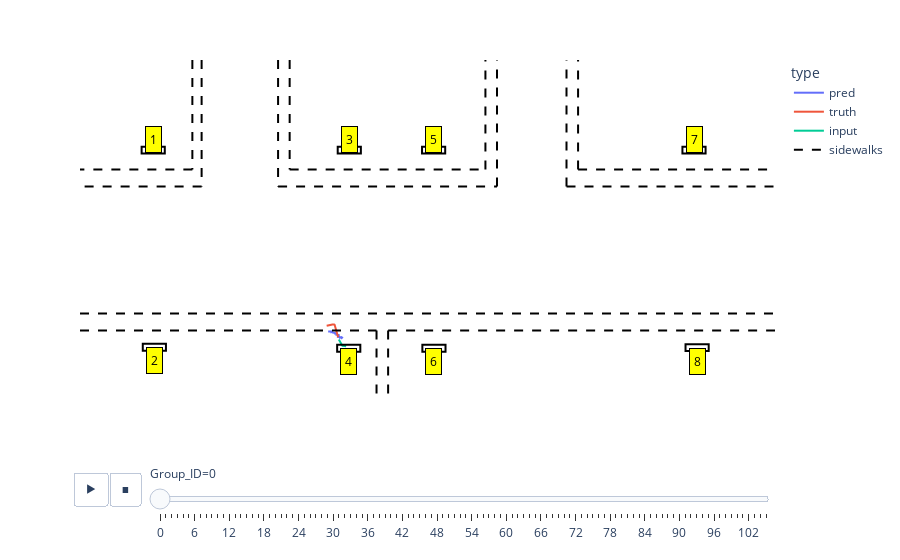

The notebook cell this image was saved under:
### Code cell
plt = px.line(df, x="X", y="Y", animation_frame="Group_ID", animation_group="type",
                 color="type", hover_name="type",
                 range_x=[0, 15000], range_y=[5000,10000])

plt.update_layout({
    'autosize': True,
    'plot_bgcolor': 'rgba(255, 255, 255, 100)',  # Makes plot background transparent
    'paper_bgcolor': 'rgba(255, 255, 255, 100)', # Makes the entire figure background transparent
    'xaxis': {'showgrid': False},        # Hides the x-axis grid lines
    'yaxis': {'showgrid': False}         # Hides the y-axis grid lines
})
plt.update_xaxes(title_text='', showticklabels=False, visible=False)  # Hides the entire x-axis
plt.update_yaxes(title_text='', showticklabels=False, visible=False)  # Hides the entire y-axis

# Adjust animation duration and frame duration
plt.layout.updatemenus[0].buttons[0].args[1]['frame']['duration'] = 500
plt.layout.updatemenus[0].buttons[0].args[1]['transition']['duration'] = 100


# Function to add a line to the Plotly figure
def add_sidewalk(fig, x0, y0, x1, y1, showlegend):
    fig.add_shape(type='line',
                  x0=x0, y0=y0, x1=x1, y1=y1,
                  line=dict(color='black', width=2, dash='dash'),
                  name='sidewalks',
                  legendgroup='sidewalks',  # this groups legend entries together
                  showlegend=showlegend)
    return fig


# Adding lines to the figure
for i, (key, v) in enumerate(sidewalks.items()):
    showlegend = True if i == 0 else False
    plt = add_sidewalk(plt, *v, showlegend=showlegend)


def draw_rectangle(fig, center, lx, ly, label):
    cx, cy = center
    x0 = cx - lx / 2
    y0 = cy - ly / 2
    x1 = x0 + lx
    y1 = y0 + ly
    
    # Add rectangle shape
    fig.add_shape(type="rect",
                  x0=x0, y0=y0, x1=x1, y1=y1,
                  line=dict(color="black", width=2),
                  fillcolor="rgba(0,0,0,0)",
                  name=str(label))
    
    # Determine text offset based on the y-coordinate
    dy = -200 if cy <= 8000 else 150
    
    # Add text annotation
    fig.add_annotation(x=cx, y=cy + dy, text=str(label),
                       showarrow=False,
                       bgcolor='yellow',
                       bordercolor='black',
                       borderpad=4,
                       font=dict(color='black'))

    return fig

for k, v in stations.items():
    plt = draw_rectangle(plt, v, 500, 100, k)



plt.show()

### Figure 1 — Plotly figure (JSON) as saved in the notebook; plotly's stock layout.template omitted (floating-point values rounded to 4 significant figures)
{"data": [{"hovertemplate": "<b>%{hovertext}</b><br><br>type=pred<br>Group_ID=0<br>X=%{x}<br>Y=%{y}<extra></extra>", "hovertext": ["pred", "pred", "pred", "pred", "pred", "pred", "pred", "pred", "pred", "pred", "pred", "pred", "pred", "pred", "pred", "pred", "pred", "pred", "pred", "pred"], "ids": ["pred", "pred", "pred", "pred", "pred", "pred", "pred", "pred", "pred", "pred", "pred", "pred", "pred", "pred", "pred", "pred", "pred", "pred", "pred", "pred"], "legendgroup": "pred", "line": {"color": "#636efa", "dash": "solid"}, "marker": {"symbol": "circle"}, "mode": "lines", "name": "pred", "orientation": "v", "showlegend": true, "type": "scatter", "x": [5634.0, 5656.0, 5640.0, 5608.0, 5598.0, 5546.0, 5600.0, 5572.0, 5600.0, 5528.0, 5523.0, 5553.0, 5487.0, 5521.0, 5440.0, 5454.0, 5422.0, 5424.0, 5446.0, 5356.0], "xaxis": "x", "y": [5924.0, 5943.0, 5950.0, 5941.0, 5955.0, 5955.0, 5950.0, 5974.0, 5980.0, 5985.0, 6005.0, 5996.0, 6001.0, 6005.0, 6018, 6012.0, 6035.0, 6024.0, 6032.0, 6032.0], "yaxis": "y"}, {"hovertemplate": "<b>%{hovertext}</b><br><br>type=truth<br>Group_ID=0<br>X=%{x}<br>Y=%{y}<extra></extra>", "hovertext": ["truth", "truth", "truth", "truth", "truth", "truth", "truth", "truth", "truth", "truth", "truth", "truth", "truth", "truth", "truth", "truth", "truth", "truth", "truth", "truth"], "ids": ["truth", "truth", "truth", "truth", "truth", "truth", "truth", "truth", "truth", "truth", "truth", "truth", "truth", "truth", "truth", "truth", "truth", "truth", "truth", "truth"], "legendgroup": "truth", "line": {"color": "#EF553B", "dash": "solid"}, "marker": {"symbol": "circle"}, "mode": "lines", "name": "truth", "orientation": "v", "showlegend": true, "type": "scatter", "x": [5572.0, 5558.0, 5546.0, 5534.0, 5524.0, 5516.0, 5510.0, 5504.0, 5496.0, 5486.0, 5483.0, 5471.0, 5457.0, 5443.0, 5425.0, 5406.0, 5387.0, 5368.0, 5349.0, 5324.0], "xaxis": "x", "y": [5948.0, 5982.0, 6017.0, 6052.0, 6080.0, 6103.0, 6113.0, 6122.0, 6129.0, 6133.0, 6134.0, 6134.0, 6133.0, 6132.0, 6129.0, 6126.0, 6123.0, 6120.0, 6117.0, 6116.0], "yaxis": "y"}, {"hovertemplate": "<b>%{hovertext}</b><br><br>type=input<br>Group_ID=0<br>X=%{x}<br>Y=%{y}<extra></extra>", "hovertext": ["input", "input", "input", "input", "input", "input", "input", "input", "input", "input", "input", "input", "input", "input", "input", "input", "input", "input", "input", "input", "input", "input", "input", "input", "input", "input", "input", "input", "input", "input"], "ids": ["input", "input", "input", "input", "input", "input", "input", "input", "input", "input", "input", "input", "input", "input", "input", "input", "input", "input", "input", "input", "input", "input", "input", "input", "input", "input", "input", "input", "input", "input"], "legendgroup": "input", "line": {"color": "#00cc96", "dash": "solid"}, "marker": {"symbol": "circle"}, "mode": "lines", "name": "input", "orientation": "v", "showlegend": true, "type": "scatter", "x": [5729.0, 5730.0, 5729.0, 5725.0, 5723.0, 5722.0, 5714.0, 5707.0, 5699.0, 5692.0, 5685.0, 5684.0, 5683.0, 5683.0, 5683.0, 5682.0, 5681.0, 5683.0, 5682.0, 5675.0, 5673.0, 5671.0, 5669.0, 5667.0, 5664.0, 5653.0, 5635.0, 5615.0, 5599.0, 5587.0], "xaxis": "x", "y": [5832.0, 5830.0, 5827.0, 5818.0, 5816.0, 5816.0, 5817.0, 5817.0, 5817.0, 5817.0, 5818.0, 5819.0, 5819.0, 5820.0, 5820.0, 5821.0, 5822.0, 5820.0, 5817.0, 5813.0, 5814.0, 5816.0, 5817.0, 5819.0, 5822.0, 5833.0, 5850.0, 5872.0, 5892.0, 5915.0], "yaxis": "y"}], "layout": {"annotations": [{"bgcolor": "yellow", "bordercolor": "black", "borderpad": 4, "font": {"color": "black"}, "showarrow": false, "text": "1", "x": 1580, "y": 8833}, {"bgcolor": "yellow", "bordercolor": "black", "borderpad": 4, "font": {"color": "black"}, "showarrow": false, "text": "2", "x": 1605, "y": 5600}, {"bgcolor": "yellow", "bordercolor": "black", "borderpad": 4, "font": {"color": "black"}, "showarrow": false, "text": "3", "x": 5812, "y": 8833}, {"bgcolor": "yellow", "bordercolor": "black", "borderpad": 4, "font": {"color": "black"}, "showarrow": false, "text": "4", "x": 5800, "y": 5586}, {"bgcolor": "yellow", "bordercolor": "black", "borderpad": 4, "font": {"color": "black"}, "showarrow": false, "text": "5", "x": 7632, "y": 8833}, {"bgcolor": "yellow", "bordercolor": "black", "borderpad": 4, "font": {"color": "black"}, "showarrow": false, "text": "6", "x": 7639, "y": 5586}, {"bgcolor": "yellow", "bordercolor": "black", "borderpad": 4, "font": {"color": "black"}, "showarrow": false, "text": "7", "x": 13252, "y": 8833}, {"bgcolor": "yellow", "bordercolor": "black", "borderpad": 4, "font": {"color": "black"}, "showarrow": false, "text": "8", "x": 13319, "y": 5596}], "autosize": true, "legend": {"title": {"text": "type"}, "tracegroupgap": 0}, "margin": {"t": 60}, "paper_bgcolor": "rgba(255, 255, 255, 100)", "plot_bgcolor": "rgba(255, 255, 255, 100)", "shapes": [{"legendgroup": "sidewalks", "line": {"color": "black", "dash": "dash", "width": 2}, "name": "sidewalks", "showlegend": true, "type": "line", "x0": 2625, "x1": 2625, "y0": 15000, "y1": 8150}, {"legendgroup": "sidewalks", "line": {"color": "black", "dash": "dash", "width": 2}, "name": "sidewalks", "showlegend": false, "type": "line", "x0": 2425, "x1": 2425, "y0": 15000, "y1": 8400}, {"legendgroup": "sidewalks", "line": {"color": "black", "dash": "dash", "width": 2}, "name": "sidewalks", "showlegend": false, "type": "line", "x0": 2625, "x1": 0, "y0": 8150, "y1": 8150}, {"legendgroup": "sidewalks", "line": {"color": "black", "dash": "dash", "width": 2}, "name": "sidewalks", "showlegend": false, "type": "line", "x0": 2425, "x1": 0, "y0": 8400, "y1": 8400}, {"legendgroup": "sidewalks", "line": {"color": "black", "dash": "dash", "width": 2}, "name": "sidewalks", "showlegend": false, "type": "line", "x0": 0, "x1": 16000, "y0": 6295, "y1": 6295}, {"legendgroup": "sidewalks", "line": {"color": "black", "dash": "dash", "width": 2}, "name": "sidewalks", "showlegend": false, "type": "line", "x0": 0, "x1": 6400, "y0": 6045, "y1": 6045}, {"legendgroup": "sidewalks", "line": {"color": "black", "dash": "dash", "width": 2}, "name": "sidewalks", "showlegend": false, "type": "line", "x0": 6400, "x1": 6400, "y0": 6045, "y1": 4000}, {"legendgroup": "sidewalks", "line": {"color": "black", "dash": "dash", "width": 2}, "name": "sidewalks", "showlegend": false, "type": "line", "x0": 6650, "x1": 6650, "y0": 6045, "y1": 4000}, {"legendgroup": "sidewalks", "line": {"color": "black", "dash": "dash", "width": 2}, "name": "sidewalks", "showlegend": false, "type": "line", "x0": 6650, "x1": 16000, "y0": 6045, "y1": 6045}, {"legendgroup": "sidewalks", "line": {"color": "black", "dash": "dash", "width": 2}, "name": "sidewalks", "showlegend": false, "type": "line", "x0": 4275, "x1": 9000, "y0": 8150, "y1": 8150}, {"legendgroup": "sidewalks", "line": {"color": "black", "dash": "dash", "width": 2}, "name": "sidewalks", "showlegend": false, "type": "line", "x0": 4525, "x1": 8750, "y0": 8400, "y1": 8400}, {"legendgroup": "sidewalks", "line": {"color": "black", "dash": "dash", "width": 2}, "name": "sidewalks", "showlegend": false, "type": "line", "x0": 4525, "x1": 4525, "y0": 15000, "y1": 8400}, {"legendgroup": "sidewalks", "line": {"color": "black", "dash": "dash", "width": 2}, "name": "sidewalks", "showlegend": false, "type": "line", "x0": 4275, "x1": 4275, "y0": 15000, "y1": 8150}, {"legendgroup": "sidewalks", "line": {"color": "black", "dash": "dash", "width": 2}, "name": "sidewalks", "showlegend": false, "type": "line", "x0": 8750, "x1": 8750, "y0": 8400, "y1": 15000}, {"legendgroup": "sidewalks", "line": {"color": "black", "dash": "dash", "width": 2}, "name": "sidewalks", "showlegend": false, "type": "line", "x0": 9000, "x1": 9000, "y0": 8150, "y1": 15000}, {"legendgroup": "sidewalks", "line": {"color": "black", "dash": "dash", "width": 2}, "name": "sidewalks", "showlegend": false, "type": "line", "x0": 10500, "x1": 10500, "y0": 8150, "y1": 15000}, {"legendgroup": "sidewalks", "line": {"color": "black", "dash": "dash", "width": 2}, "name": "sidewalks", "showlegend": false, "type": "line", "x0": 10750, "x1": 10750, "y0": 8400, "y1": 15000}, {"legendgroup": "sidewalks", "line": {"color": "black", "dash": "dash", "width": 2}, "name": "sidewalks", "showlegend": false, "type": "line", "x0": 10750, "x1": 16000, "y0": 8400, "y1": 8400}, {"legendgroup": "sidewalks", "line": {"color": "black", "dash": "dash", "width": 2}, "name": "sidewalks", "showlegend": false, "type": "line", "x0": 10500, "x1": 16000, "y0": 8150, "y1": 8150}, {"fillcolor": "rgba(0,0,0,0)", "line": {"color": "black", "width": 2}, "name": "1", "type": "rect", "x0": 1330, "x1": 1830, "y0": 8633, "y1": 8733}, {"fillcolor": "rgba(0,0,0,0)", "line": {"color": "black", "width": 2}, "name": "2", "type": "rect", "x0": 1355, "x1": 1855, "y0": 5750, "y1": 5850}, {"fillcolor": "rgba(0,0,0,0)", "line": {"color": "black", "width": 2}, "name": "3", "type": "rect", "x0": 5562, "x1": 6062, "y0": 8633, "y1": 8733}, {"fillcolor": "rgba(0,0,0,0)", "line": {"color": "black", "width": 2}, "name": "4", "type": "rect", "x0": 5550, "x1": 6050, "y0": 5736, "y1": 5836}, {"fillcolor": "rgba(0,0,0,0)", "line": {"color": "black", "width": 2}, "name": "5", "type": "rect", "x0": 7382, "x1": 7882, "y0": 8633, "y1": 8733}, {"fillcolor": "rgba(0,0,0,0)", "line": {"color": "black", "width": 2}, "name": "6", "type": "rect", "x0": 7389, "x1": 7889, "y0": 5736, "y1": 5836}, {"fillcolor": "rgba(0,0,0,0)", "line": {"color": "black", "width": 2}, "name": "7", "type": "rect", "x0": 13002, "x1": 13502, "y0": 8633, "y1": 8733}, {"fillcolor": "rgba(0,0,0,0)", "line": {"color": "black", "width": 2}, "name": "8", "type": "rect", "x0": 13069, "x1": 13569, "y0": 5746, "y1": 5846}], "sliders": [{"active": 0, "currentvalue": {"prefix": "Group_ID="}, "len": 0.9, "pad": {"b": 10, "t": 60}, "steps": [{"args": [["0"], {"frame": {"duration": 0, "redraw": false}, "fromcurrent": true, "mode": "immediate", "transition": {"duration": 0, "easing": "linear"}}], "label": "0", "method": "animate"}, {"args": [["1"], {"frame": {"duration": 0, "redraw": false}, "fromcurrent": true, "mode": "immediate", "transition": {"duration": 0, "easing": "linear"}}], "label": "1", "method": "animate"}, {"args": [["2"], {"frame": {"duration": 0, "redraw": false}, "fromcurrent": true, "mode": "immediate", "transition": {"duration": 0, "easing": "linear"}}], "label": "2", "method": "animate"}, {"args": [["3"], {"frame": {"duration": 0, "redraw": false}, "fromcurrent": true, "mode": "immediate", "transition": {"duration": 0, "easing": "linear"}}], "label": "3", "method": "animate"}, {"args": [["4"], {"frame": {"duration": 0, "redraw": false}, "fromcurrent": true, "mode": "immediate", "transition": {"duration": 0, "easing": "linear"}}], "label": "4", "method": "animate"}, {"args": [["5"], {"frame": {"duration": 0, "redraw": false}, "fromcurrent": true, "mode": "immediate", "transition": {"duration": 0, "easing": "linear"}}], "label": "5", "method": "animate"}, {"args": [["6"], {"frame": {"duration": 0, "redraw": false}, "fromcurrent": true, "mode": "immediate", "transition": {"duration": 0, "easing": "linear"}}], "label": "6", "method": "animate"}, {"args": [["7"], {"frame": {"duration": 0, "redraw": false}, "fromcurrent": true, "mode": "immediate", "transition": {"duration": 0, "easing": "linear"}}], "label": "7", "method": "animate"}, {"args": [["8"], {"frame": {"duration": 0, "redraw": false}, "fromcurrent": true, "mode": "immediate", "transition": {"duration": 0, "easing": "linear"}}], "label": "8", "method": "animate"}, {"args": [["9"], {"frame": {"duration": 0, "redraw": false}, "fromcurrent": true, "mode": "immediate", "transition": {"duration": 0, "easing": "linear"}}], "label": "9", "method": "animate"}, {"args": [["10"], {"frame": {"duration": 0, "redraw": false}, "fromcurrent": true, "mode": "immediate", "transition": {"duration": 0, "easing": "linear"}}], "label": "10", "method": "animate"}, {"args": [["11"], {"frame": {"duration": 0, "redraw": false}, "fromcurrent": true, "mode": "immediate", "transition": {"duration": 0, "easing": "linear"}}], "label": "11", "method": "animate"}, {"args": [["12"], {"frame": {"duration": 0, "redraw": false}, "fromcurrent": true, "mode": "immediate", "transition": {"duration": 0, "easing": "linear"}}], "label": "12", "method": "animate"}, {"args": [["13"], {"frame": {"duration": 0, "redraw": false}, "fromcurrent": true, "mode": "immediate", "transition": {"duration": 0, "easing": "linear"}}], "label": "13", "method": "animate"}, {"args": [["14"], {"frame": {"duration": 0, "redraw": false}, "fromcurrent": true, "mode": "immediate", "transition": {"duration": 0, "easing": "linear"}}], "label": "14", "method": "animate"}, {"args": [["15"], {"frame": {"duration": 0, "redraw": false}, "fromcurrent": true, "mode": "immediate", "transition": {"duration": 0, "easing": "linear"}}], "label": "15", "method": "animate"}, {"args": [["16"], {"frame": {"duration": 0, "redraw": false}, "fromcurrent": true, "mode": "immediate", "transition": {"duration": 0, "easing": "linear"}}], "label": "16", "method": "animate"}, {"args": [["17"], {"frame": {"duration": 0, "redraw": false}, "fromcurrent": true, "mode": "immediate", "transition": {"duration": 0, "easing": "linear"}}], "label": "17", "method": "animate"}, {"args": [["18"], {"frame": {"duration": 0, "redraw": false}, "fromcurrent": true, "mode": "immediate", "transition": {"duration": 0, "easing": "linear"}}], "label": "18", "method": "animate"}, {"args": [["19"], {"frame": {"duration": 0, "redraw": false}, "fromcurrent": true, "mode": "immediate", "transition": {"duration": 0, "easing": "linear"}}], "label": "19", "method": "animate"}, {"args": [["20"], {"frame": {"duration": 0, "redraw": false}, "fromcurrent": true, "mode": "immediate", "transition": {"duration": 0, "easing": "linear"}}], "label": "20", "method": "animate"}, {"args": [["21"], {"frame": {"duration": 0, "redraw": false}, "fromcurrent": true, "mode": "immediate", "transition": {"duration": 0, "easing": "linear"}}], "label": "21", "method": "animate"}, {"args": [["22"], {"frame": {"duration": 0, "redraw": false}, "fromcurrent": true, "mode": "immediate", "transition": {"duration": 0, "easing": "linear"}}], "label": "22", "method": "animate"}, {"args": [["23"], {"frame": {"duration": 0, "redraw": false}, "fromcurrent": true, "mode": "immediate", "transition": {"duration": 0, "easing": "linear"}}], "label": "23", "method": "animate"}, {"args": [["24"], {"frame": {"duration": 0, "redraw": false}, "fromcurrent": true, "mode": "immediate", "transition": {"duration": 0, "easing": "linear"}}], "label": "24", "method": "animate"}, {"args": [["25"], {"frame": {"duration": 0, "redraw": false}, "fromcurrent": true, "mode": "immediate", "transition": {"duration": 0, "easing": "linear"}}], "label": "25", "method": "animate"}, {"args": [["26"], {"frame": {"duration": 0, "redraw": false}, "fromcurrent": true, "mode": "immediate", "transition": {"duration": 0, "easing": "linear"}}], "label": "26", "method": "animate"}, {"args": [["27"], {"frame": {"duration": 0, "redraw": false}, "fromcurrent": true, "mode": "immediate", "transition": {"duration": 0, "easing": "linear"}}], "label": "27", "method": "animate"}, {"args": [["28"], {"frame": {"duration": 0, "redraw": false}, "fromcurrent": true, "mode": "immediate", "transition": {"duration": 0, "easing": "linear"}}], "label": "28", "method": "animate"}, {"args": [["29"], {"frame": {"duration": 0, "redraw": false}, "fromcurrent": true, "mode": "immediate", "transition": {"duration": 0, "easing": "linear"}}], "label": "29", "method": "animate"}, {"args": [["30"], {"frame": {"duration": 0, "redraw": false}, "fromcurrent": true, "mode": "immediate", "transition": {"duration": 0, "easing": "linear"}}], "label": "30", "method": "animate"}, {"args": [["31"], {"frame": {"duration": 0, "redraw": false}, "fromcurrent": true, "mode": "immediate", "transition": {"duration": 0, "easing": "linear"}}], "label": "31", "method": "animate"}, {"args": [["32"], {"frame": {"duration": 0, "redraw": false}, "fromcurrent": true, "mode": "immediate", "transition": {"duration": 0, "easing": "linear"}}], "label": "32", "method": "animate"}, {"args": [["33"], {"frame": {"duration": 0, "redraw": false}, "fromcurrent": true, "mode": "immediate", "transition": {"duration": 0, "easing": "linear"}}], "label": "33", "method": "animate"}, {"args": [["34"], {"frame": {"duration": 0, "redraw": false}, "fromcurrent": true, "mode": "immediate", "transition": {"duration": 0, "easing": "linear"}}], "label": "34", "method": "animate"}, {"args": [["35"], {"frame": {"duration": 0, "redraw": false}, "fromcurrent": true, "mode": "immediate", "transition": {"duration": 0, "easing": "linear"}}], "label": "35", "method": "animate"}, {"args": [["36"], {"frame": {"duration": 0, "redraw": false}, "fromcurrent": true, "mode": "immediate", "transition": {"duration": 0, "easing": "linear"}}], "label": "36", "method": "animate"}, {"args": [["37"], {"frame": {"duration": 0, "redraw": false}, "fromcurrent": true, "mode": "immediate", "transition": {"duration": 0, "easing": "linear"}}], "label": "37", "method": "animate"}, {"args": [["38"], {"frame": {"duration": 0, "redraw": false}, "fromcurrent": true, "mode": "immediate", "transition": {"duration": 0, "easing": "linear"}}], "label": "38", "method": "animate"}, {"args": [["39"], {"frame": {"duration": 0, "redraw": false}, "fromcurrent": true, "mode": "immediate", "transition": {"duration": 0, "easing": "linear"}}], "label": "39", "method": "animate"}, {"args": [["40"], {"frame": {"duration": 0, "redraw": false}, "fromcurrent": true, "mode": "immediate", "transition": {"duration": 0, "easing": "linear"}}], "label": "40", "method": "animate"}, {"args": [["41"], {"frame": {"duration": 0, "redraw": false}, "fromcurrent": true, "mode": "immediate", "transition": {"duration": 0, "easing": "linear"}}], "label": "41", "method": "animate"}, {"args": [["42"], {"frame": {"duration": 0, "redraw": false}, "fromcurrent": true, "mode": "immediate", "transition": {"duration": 0, "easing": "linear"}}], "label": "42", "method": "animate"}, {"args": [["43"], {"frame": {"duration": 0, "redraw": false}, "fromcurrent": true, "mode": "immediate", "transition": {"duration": 0, "easing": "linear"}}], "label": "43", "method": "animate"}, {"args": [["44"], {"frame": {"duration": 0, "redraw": false}, "fromcurrent": true, "mode": "immediate", "transition": {"duration": 0, "easing": "linear"}}], "label": "44", "method": "animate"}, {"args": [["45"], {"frame": {"duration": 0, "redraw": false}, "fromcurrent": true, "mode": "immediate", "transition": {"duration": 0, "easing": "linear"}}], "label": "45", "method": "animate"}, {"args": [["46"], {"frame": {"duration": 0, "redraw": false}, "fromcurrent": true, "mode": "immediate", "transition": {"duration": 0, "easing": "linear"}}], "label": "46", "method": "animate"}, {"args": [["47"], {"frame": {"duration": 0, "redraw": false}, "fromcurrent": true, "mode": "immediate", "transition": {"duration": 0, "easing": "linear"}}], "label": "47", "method": "animate"}, {"args": [["48"], {"frame": {"duration": 0, "redraw": false}, "fromcurrent": true, "mode": "immediate", "transition": {"duration": 0, "easing": "linear"}}], "label": "48", "method": "animate"}, {"args": [["49"], {"frame": {"duration": 0, "redraw": false}, "fromcurrent": true, "mode": "immediate", "transition": {"duration": 0, "easing": "linear"}}], "label": "49", "method": "animate"}, {"args": [["50"], {"frame": {"duration": 0, "redraw": false}, "fromcurrent": true, "mode": "immediate", "transition": {"duration": 0, "easing": "linear"}}], "label": "50", "method": "animate"}, {"args": [["51"], {"frame": {"duration": 0, "redraw": false}, "fromcurrent": true, "mode": "immediate", "transition": {"duration": 0, "easing": "linear"}}], "label": "51", "method": "animate"}, {"args": [["52"], {"frame": {"duration": 0, "redraw": false}, "fromcurrent": true, "mode": "immediate", "transition": {"duration": 0, "easing": "linear"}}], "label": "52", "method": "animate"}, {"args": [["53"], {"frame": {"duration": 0, "redraw": false}, "fromcurrent": true, "mode": "immediate", "transition": {"duration": 0, "easing": "linear"}}], "label": "53", "method": "animate"}, {"args": [["54"], {"frame": {"duration": 0, "redraw": false}, "fromcurrent": true, "mode": "immediate", "transition": {"duration": 0, "easing": "linear"}}], "label": "54", "method": "animate"}, {"args": [["55"], {"frame": {"duration": 0, "redraw": false}, "fromcurrent": true, "mode": "immediate", "transition": {"duration": 0, "easing": "linear"}}], "label": "55", "method": "animate"}, {"args": [["56"], {"frame": {"duration": 0, "redraw": false}, "fromcurrent": true, "mode": "immediate", "transition": {"duration": 0, "easing": "linear"}}], "label": "56", "method": "animate"}, {"args": [["57"], {"frame": {"duration": 0, "redraw": false}, "fromcurrent": true, "mode": "immediate", "transition": {"duration": 0, "easing": "linear"}}], "label": "57", "method": "animate"}, {"args": [["58"], {"frame": {"duration": 0, "redraw": false}, "fromcurrent": true, "mode": "immediate", "transition": {"duration": 0, "easing": "linear"}}], "label": "58", "method": "animate"}, {"args": [["59"], {"frame": {"duration": 0, "redraw": false}, "fromcurrent": true, "mode": "immediate", "transition": {"duration": 0, "easing": "linear"}}], "label": "59", "method": "animate"}, {"args": [["60"], {"frame": {"duration": 0, "redraw": false}, "fromcurrent": true, "mode": "immediate", "transition": {"duration": 0, "easing": "linear"}}], "label": "60", "method": "animate"}, {"args": [["61"], {"frame": {"duration": 0, "redraw": false}, "fromcurrent": true, "mode": "immediate", "transition": {"duration": 0, "easing": "linear"}}], "label": "61", "method": "animate"}, {"args": [["62"], {"frame": {"duration": 0, "redraw": false}, "fromcurrent": true, "mode": "immediate", "transition": {"duration": 0, "easing": "linear"}}], "label": "62", "method": "animate"}, {"args": [["63"], {"frame": {"duration": 0, "redraw": false}, "fromcurrent": true, "mode": "immediate", "transition": {"duration": 0, "easing": "linear"}}], "label": "63", "method": "animate"}, {"args": [["64"], {"frame": {"duration": 0, "redraw": false}, "fromcurrent": true, "mode": "immediate", "transition": {"duration": 0, "easing": "linear"}}], "label": "64", "method": "animate"}, {"args": [["65"], {"frame": {"duration": 0, "redraw": false}, "fromcurrent": true, "mode": "immediate", "transition": {"duration": 0, "easing": "linear"}}], "label": "65", "method": "animate"}, {"args": [["66"], {"frame": {"duration": 0, "redraw": false}, "fromcurrent": true, "mode": "immediate", "transition": {"duration": 0, "easing": "linear"}}], "label": "66", "method": "animate"}, {"args": [["67"], {"frame": {"duration": 0, "redraw": false}, "fromcurrent": true, "mode": "immediate", "transition": {"duration": 0, "easing": "linear"}}], "label": "67", "method": "animate"}, {"args": [["68"], {"frame": {"duration": 0, "redraw": false}, "fromcurrent": true, "mode": "immediate", "transition": {"duration": 0, "easing": "linear"}}], "label": "68", "method": "animate"}, {"args": [["69"], {"frame": {"duration": 0, "redraw": false}, "fromcurrent": true, "mode": "immediate", "transition": {"duration": 0, "easing": "linear"}}], "label": "69", "method": "animate"}, {"args": [["70"], {"frame": {"duration": 0, "redraw": false}, "fromcurrent": true, "mode": "immediate", "transition": {"duration": 0, "easing": "linear"}}], "label": "70", "method": "animate"}, {"args": [["71"], {"frame": {"duration": 0, "redraw": false}, "fromcurrent": true, "mode": "immediate", "transition": {"duration": 0, "easing": "linear"}}], "label": "71", "method": "animate"}, {"args": [["72"], {"frame": {"duration": 0, "redraw": false}, "fromcurrent": true, "mode": "immediate", "transition": {"duration": 0, "easing": "linear"}}], "label": "72", "method": "animate"}, {"args": [["73"], {"frame": {"duration": 0, "redraw": false}, "fromcurrent": true, "mode": "immediate", "transition": {"duration": 0, "easing": "linear"}}], "label": "73", "method": "animate"}, {"args": [["74"], {"frame": {"duration": 0, "redraw": false}, "fromcurrent": true, "mode": "immediate", "transition": {"duration": 0, "easing": "linear"}}], "label": "74", "method": "animate"}, {"args": [["75"], {"frame": {"duration": 0, "redraw": false}, "fromcurrent": true, "mode": "immediate", "transition": {"duration": 0, "easing": "linear"}}], "label": "75", "method": "animate"}, {"args": [["76"], {"frame": {"duration": 0, "redraw": false}, "fromcurrent": true, "mode": "immediate", "transition": {"duration": 0, "easing": "linear"}}], "label": "76", "method": "animate"}, {"args": [["77"], {"frame": {"duration": 0, "redraw": false}, "fromcurrent": true, "mode": "immediate", "transition": {"duration": 0, "easing": "linear"}}], "label": "77", "method": "animate"}, {"args": [["78"], {"frame": {"duration": 0, "redraw": false}, "fromcurrent": true, "mode": "immediate", "transition": {"duration": 0, "easing": "linear"}}], "label": "78", "method": "animate"}, {"args": [["79"], {"frame": {"duration": 0, "redraw": false}, "fromcurrent": true, "mode": "immediate", "transition": {"duration": 0, "easing": "linear"}}], "label": "79", "method": "animate"}, {"args": [["80"], {"frame": {"duration": 0, "redraw": false}, "fromcurrent": true, "mode": "immediate", "transition": {"duration": 0, "easing": "linear"}}], "label": "80", "method": "animate"}, {"args": [["81"], {"frame": {"duration": 0, "redraw": false}, "fromcurrent": true, "mode": "immediate", "transition": {"duration": 0, "easing": "linear"}}], "label": "81", "method": "animate"}, {"args": [["82"], {"frame": {"duration": 0, "redraw": false}, "fromcurrent": true, "mode": "immediate", "transition": {"duration": 0, "easing": "linear"}}], "label": "82", "method": "animate"}, {"args": [["83"], {"frame": {"duration": 0, "redraw": false}, "fromcurrent": true, "mode": "immediate", "transition": {"duration": 0, "easing": "linear"}}], "label": "83", "method": "animate"}, {"args": [["84"], {"frame": {"duration": 0, "redraw": false}, "fromcurrent": true, "mode": "immediate", "transition": {"duration": 0, "easing": "linear"}}], "label": "84", "method": "animate"}, {"args": [["85"], {"frame": {"duration": 0, "redraw": false}, "fromcurrent": true, "mode": "immediate", "transition": {"duration": 0, "easing": "linear"}}], "label": "85", "method": "animate"}, {"args": [["86"], {"frame": {"duration": 0, "redraw": false}, "fromcurrent": true, "mode": "immediate", "transition": {"duration": 0, "easing": "linear"}}], "label": "86", "method": "animate"}, {"args": [["87"], {"frame": {"duration": 0, "redraw": false}, "fromcurrent": true, "mode": "immediate", "transition": {"duration": 0, "easing": "linear"}}], "label": "87", "method": "animate"}, {"args": [["88"], {"frame": {"duration": 0, "redraw": false}, "fromcurrent": true, "mode": "immediate", "transition": {"duration": 0, "easing": "linear"}}], "label": "88", "method": "animate"}, {"args": [["89"], {"frame": {"duration": 0, "redraw": false}, "fromcurrent": true, "mode": "immediate", "transition": {"duration": 0, "easing": "linear"}}], "label": "89", "method": "animate"}, {"args": [["90"], {"frame": {"duration": 0, "redraw": false}, "fromcurrent": true, "mode": "immediate", "transition": {"duration": 0, "easing": "linear"}}], "label": "90", "method": "animate"}, {"args": [["91"], {"frame": {"duration": 0, "redraw": false}, "fromcurrent": true, "mode": "immediate", "transition": {"duration": 0, "easing": "linear"}}], "label": "91", "method": "animate"}, {"args": [["92"], {"frame": {"duration": 0, "redraw": false}, "fromcurrent": true, "mode": "immediate", "transition": {"duration": 0, "easing": "linear"}}], "label": "92", "method": "animate"}, {"args": [["93"], {"frame": {"duration": 0, "redraw": false}, "fromcurrent": true, "mode": "immediate", "transition": {"duration": 0, "easing": "linear"}}], "label": "93", "method": "animate"}, {"args": [["94"], {"frame": {"duration": 0, "redraw": false}, "fromcurrent": true, "mode": "immediate", "transition": {"duration": 0, "easing": "linear"}}], "label": "94", "method": "animate"}, {"args": [["95"], {"frame": {"duration": 0, "redraw": false}, "fromcurrent": true, "mode": "immediate", "transition": {"duration": 0, "easing": "linear"}}], "label": "95", "method": "animate"}, {"args": [["96"], {"frame": {"duration": 0, "redraw": false}, "fromcurrent": true, "mode": "immediate", "transition": {"duration": 0, "easing": "linear"}}], "label": "96", "method": "animate"}, {"args": [["97"], {"frame": {"duration": 0, "redraw": false}, "fromcurrent": true, "mode": "immediate", "transition": {"duration": 0, "easing": "linear"}}], "label": "97", "method": "animate"}, {"args": [["98"], {"frame": {"duration": 0, "redraw": false}, "fromcurrent": true, "mode": "immediate", "transition": {"duration": 0, "easing": "linear"}}], "label": "98", "method": "animate"}, {"args": [["99"], {"frame": {"duration": 0, "redraw": false}, "fromcurrent": true, "mode": "immediate", "transition": {"duration": 0, "easing": "linear"}}], "label": "99", "method": "animate"}, {"args": [["100"], {"frame": {"duration": 0, "redraw": false}, "fromcurrent": true, "mode": "immediate", "transition": {"duration": 0, "easing": "linear"}}], "label": "100", "method": "animate"}, {"args": [["101"], {"frame": {"duration": 0, "redraw": false}, "fromcurrent": true, "mode": "immediate", "transition": {"duration": 0, "easing": "linear"}}], "label": "101", "method": "animate"}, {"args": [["102"], {"frame": {"duration": 0, "redraw": false}, "fromcurrent": true, "mode": "immediate", "transition": {"duration": 0, "easing": "linear"}}], "label": "102", "method": "animate"}, {"args": [["103"], {"frame": {"duration": 0, "redraw": false}, "fromcurrent": true, "mode": "immediate", "transition": {"duration": 0, "easing": "linear"}}], "label": "103", "method": "animate"}, {"args": [["104"], {"frame": {"duration": 0, "redraw": false}, "fromcurrent": true, "mode": "immediate", "transition": {"duration": 0, "easing": "linear"}}], "label": "104", "method": "animate"}, {"args": [["105"], {"frame": {"duration": 0, "redraw": false}, "fromcurrent": true, "mode": "immediate", "transition": {"duration": 0, "easing": "linear"}}], "label": "105", "method": "animate"}], "x": 0.1, "xanchor": "left", "y": 0, "yanchor": "top"}], "updatemenus": [{"buttons": [{"args": [null, {"frame": {"duration": 500, "redraw": false}, "fromcurrent": true, "mode": "immediate", "transition": {"duration": 100, "easing": "linear"}}], "label": "&#9654;", "method": "animate"}, {"args": [[null], {"frame": {"duration": 0, "redraw": false}, "fromcurrent": true, "mode": "immediate", "transition": {"duration": 0, "easing": "linear"}}], "label": "&#9724;", "method": "animate"}], "direction": "left", "pad": {"r": 10, "t": 70}, "showactive": false, "type": "buttons", "x": 0.1, "xanchor": "right", "y": 0, "yanchor": "top"}], "xaxis": {"anchor": "y", "domain": [0, 1], "range": [0, 15000], "showgrid": false, "showticklabels": false, "title": {"text": ""}, "visible": false}, "yaxis": {"anchor": "x", "domain": [0, 1], "range": [5000, 10000], "showgrid": false, "showticklabels": false, "title": {"text": ""}, "visible": false}}}
